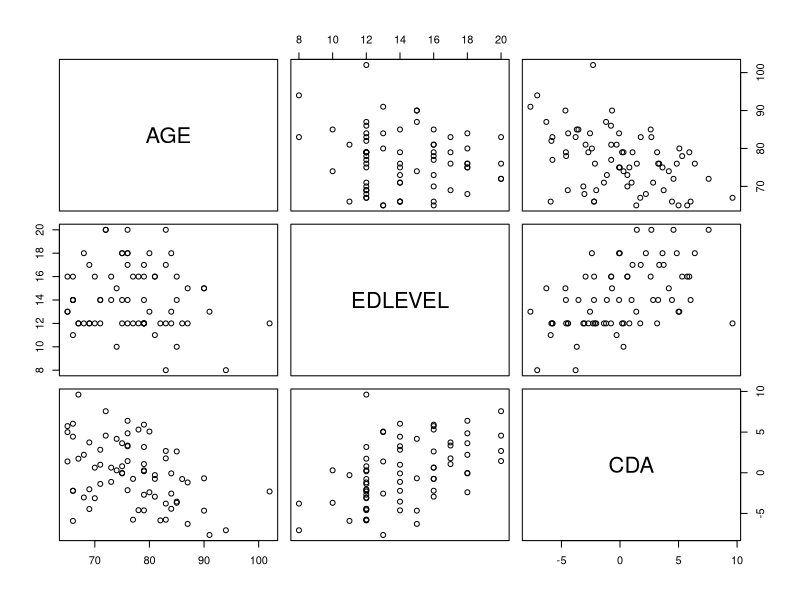
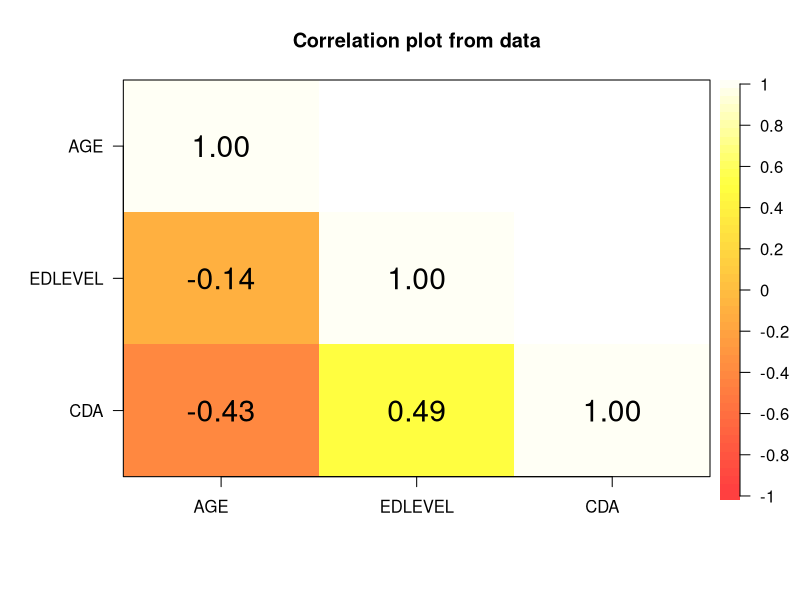

These figures' R source, in order:
library(psych)


tabla <- read.csv('EXA_C10_S03_01.csv', header=T)

print(names(tabla))

attach(tabla)

pairs(tabla)

l1 = lm(CDA ~ AGE + EDLEVEL)

print(summary(l1))

corPlot(tabla,
        gr = colorRampPalette(heat.colors(40)), scale = FALSE, cex=1.2, upper=F)





